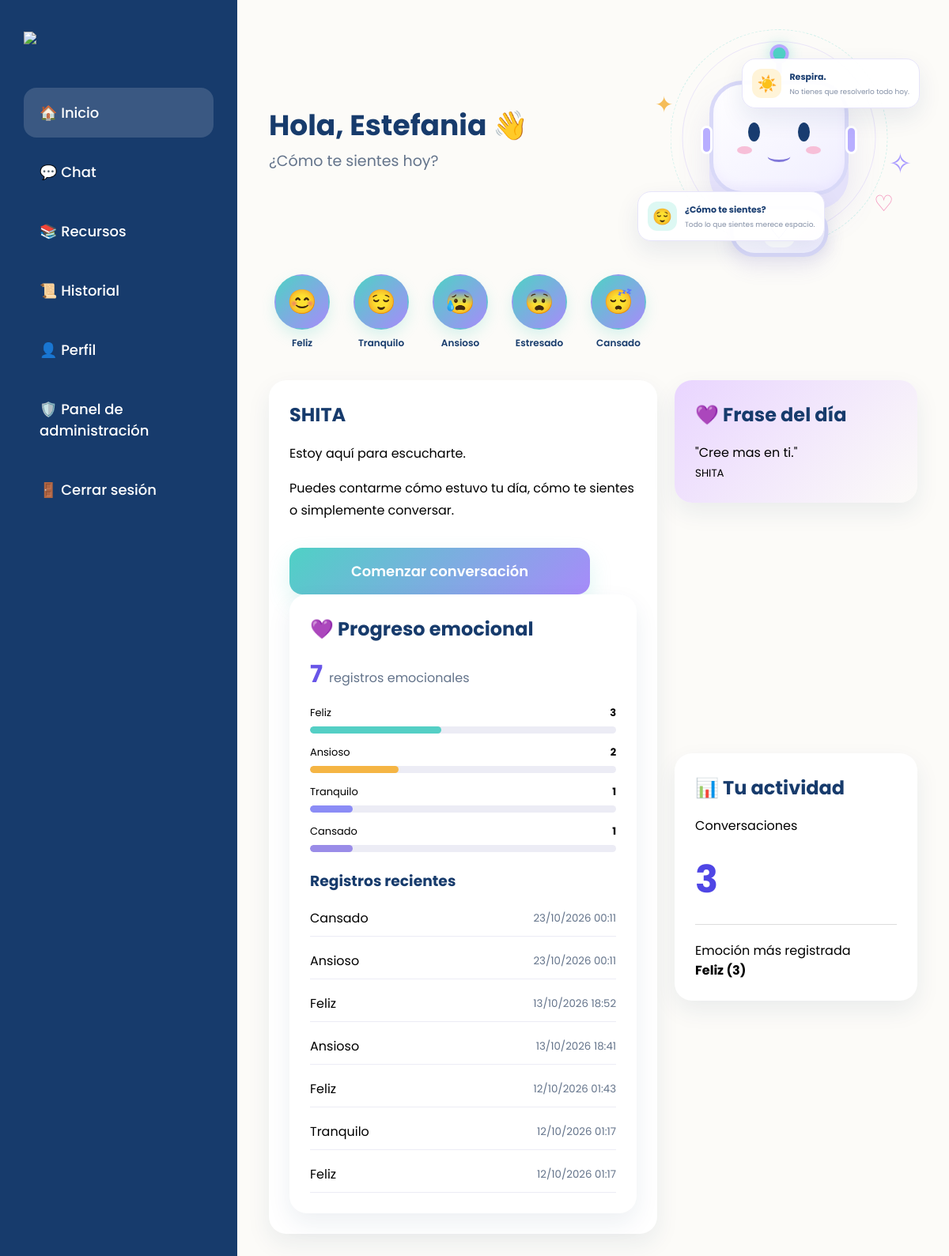
Screenshot of /?url=dashboard (signed in) with the database file from the repository.
### tables this page shows
CREATE TABLE `emociones` (
  `id_emocion` int(11) NOT NULL,
  `nombre` varchar(50) NOT NULL,
  `color` varchar(20) DEFAULT NULL
);

CREATE TABLE `registros_emocionales` (
  `id_registro` int(11) NOT NULL,
  `id_usuario` int(11) NOT NULL,
  `id_emocion` int(11) NOT NULL,
  `fecha_registro` timestamp NOT NULL DEFAULT current_timestamp()
);

### app/core/Controller.php (called while the page is built, shortened)
<?php
class Controller
{
    public function view($vista, $datos = [])
    {
        extract($datos);
        require_once "app/views/" . $vista . ".php";
    }
}

### app/controllers/DashboardController.php (called while the page is built, shortened)
<?php
require_once "app/core/Controller.php";
class DashboardController extends Controller
{
    public function index()
    {
        $idUsuario = (int) $_SESSION["id_usuario"];
        $configuracion = $this->model("Configuracion");
        $registro = $this->model("RegistroEmocional");
        $this->view("usuario/dashboard", [
            "pagina" => "dashboard",
            "fraseDelDia" =>
                $configuracion->obtener("frase_del_dia"),
            "autorFrase" =>
                $configuracion->obtener("autor_frase"),
            "catalogoEmociones" =>
                $registro->obtenerCatalogo(),
            "progresoEmocional" =>
                $registro->obtenerProgreso($idUsuario),
            "ultimasEmociones" =>
                $registro->obtenerUltimos($idUsuario),
            "totalRegistrosEmocionales" =>
                $registro->contarRegistros($idUsuario),
            "emocionFrecuente" =>
                $registro->obtenerEmocionFrecuente($idUsuario),
            "totalConversaciones" =>
                $registro->contarConversaciones($idUsuario)
        ]);
    }
}

### index.php (called while the page is built, shortened)
<?php
$router = new Router();
$router->cargar();

### app/models/RegistroEmocional.php (called while the page is built, shortened)
<?php
require_once "app/core/Model.php";
class RegistroEmocional extends Model
{
    public function obtenerCatalogo()
    {
        $sql = "SELECT id_emocion, nombre, color
                FROM emociones
                ORDER BY id_emocion ASC";
        return $this->db->query($sql)->fetchAll(PDO::FETCH_ASSOC);
    }
    public function obtenerProgreso($idUsuario)
    {
        $sql = "SELECT e.id_emocion, e.nombre, e.color,
                       COUNT(r.id_registro) AS cantidad
                FROM emociones e
                LEFT JOIN registros_emocionales r
                    ON r.id_emocion = e.id_emocion
                    AND r.id_usuario = :usuario
                GROUP BY e.id_emocion, e.nombre, e.color
                ORDER BY cantidad DESC, e.id_emocion ASC";
        $stmt = $this->db->prepare($sql);
        $stmt->execute(["usuario" => $idUsuario]);
        return $stmt->fetchAll(PDO::FETCH_ASSOC);
    }
    public function obtenerUltimos($idUsuario)
    {
        $sql = "SELECT e.nombre, e.color, r.fecha_registro
                FROM registros_emocionales r
                INNER JOIN emociones e
                    ON e.id_emocion = r.id_emocion
                WHERE r.id_usuario = :usuario
                ORDER BY r.fecha_registro DESC, r.id_registro DESC
                LIMIT 7";
        $stmt = $this->db->prepare($sql);
        $stmt->execute(["usuario" => $idUsuario]);
        return $stmt->fetchAll(PDO::FETCH_ASSOC);
    }
}

### app/core/Model.php (called while the page is built, shortened)
<?php
require_once "config/Database.php";
class Model
{
    public function __construct()
    {
        $database = new Database();
        $this->db = $database->conectar();
    }
}

### config/Database.php (called while the page is built)
<?php
class Database
{
    private $host = "localhost";
    private $dbname = "shita";
    private $username = "root";
    private $password = "";
    private $charset = "utf8mb4";
    public function conectar()
    {
        try {
            $dsn = "mysql:host={$this->host};dbname={$this->dbname};charset={$this->charset}";
            $conexion = new PDO(
                $dsn,
                $this->username,
                $this->password
            );
            $conexion->setAttribute(PDO::ATTR_ERRMODE, PDO::ERRMODE_EXCEPTION);
            return $conexion;
        } catch (PDOException $e) {
            die("Error de conexión: " . $e->getMessage());
        }
    }
}

### app/views/components/progresoEmocional.php (the view)
<div class="card-progreso">
    <h2>💜 Progreso emocional</h2>
    <?php if (empty($ultimasEmociones)): ?>
        <div class="sin-progreso">
            <div class="icono">📊</div>
            <h3>Aún no hay progreso emocional</h3>
            <p>
                Registra cómo te sientes para comenzar a ver
                tu evolución emocional.
            </p>
        </div>
    <?php else: ?>
        <div class="progreso-resumen">
            <strong>
                <?= (int) $totalRegistrosEmocionales ?>
            </strong>
            <span>registros emocionales</span>
        </div>
        <div class="progreso-frecuencias">
            <?php foreach ($progresoEmocional as $item): ?>
                <?php if ((int) $item["cantidad"] > 0): ?>
                    <div class="progreso-fila">
                        <div class="progreso-etiqueta">
                            <span>
                                <?= htmlspecialchars($item["nombre"], ENT_QUOTES, 'UTF-8') ?>
                            </span>
                            <strong>
                                <?= (int) $item["cantidad"] ?>
                            </strong>
                        </div>
                        <div class="progreso-barra">
                            <div
                                class="progreso-barra-valor"
                                style="width: <?= round(
                                    ((int) $item["cantidad"] / max(1, (int) $totalRegistrosEmocionales)) * 100
                                ) ?>%; background: <?= htmlspecialchars($item["color"] ?: "#8B8CF6", ENT_QUOTES, 'UTF-8') ?>;"
                            ></div>
                        </div>
                    </div>
                <?php endif; ?>
            <?php endforeach; ?>
        </div>
        <h3 class="progreso-subtitulo">Registros recientes</h3>
        <div class="progreso-recientes">
            <?php foreach ($ultimasEmociones as $item): ?>
                <div class="progreso-reciente">
                    <span>
                        <?= htmlspecialchars($item["nombre"], ENT_QUOTES, 'UTF-8') ?>
                    </span>
                    <small>
                        <?= date(
                            "d/m/Y H:i",
                            strtotime($item["fecha_registro"])
                        ) ?>
                    </small>
                </div>
            <?php endforeach; ?>
        </div>
    <?php endif; ?>
</div>

### app/views/usuario/dashboard.php (shortened to what this page needs)
<?php
require_once "app/views/layouts/header.php";
$nombreUsuario = $_SESSION["nombre"] ?? "amigo";
?>
<div class="dashboard">
    <?php require_once "app/views/components/sidebar.php"; ?>
    <main class="contenido">
        <section class="bienvenida">
            <div class="texto-bienvenida">
                <h1>
                    Hola, <?= htmlspecialchars($nombreUsuario, ENT_QUOTES, 'UTF-8') ?>
                    <span class="saludo-mano">👋</span>
                </h1>
                <p>¿Cómo te sientes hoy?</p>
            </div>
            <div class="robot-escena" aria-label="Robot amigable de SHITA" role="img">
                <div class="robot-aura"></div>
                <span class="robot-destello destello-uno">✦</span>
                <span class="robot-destello destello-dos">✧</span>
                <span class="robot-corazon">♡</span>
                <div class="robot-antena">
                    <span></span>
                </div>
                <div class="robot-cabeza">
                    <div class="robot-oreja oreja-izquierda"></div>
                    <div class="robot-oreja oreja-derecha"></div>
                    <div class="robot-ojos">
                        <span class="robot-ojo"></span>
                        <span class="robot-ojo"></span>
                    </div>
                    <div class="robot-mejillas">
                        <span></span>
                        <span></span>
                    </div>
                    <div class="robot-sonrisa"></div>
                </div>
                <div class="robot-cuerpo">
                    <div class="robot-emblema">♡</div>
                </div>
                <div class="robot-mensaje robot-mensaje-arriba">
                    <span class="mensaje-icono">☀️</span>
                    <div>
                        <strong>Respira.</strong>
                        <small>No tienes que resolverlo todo hoy.</small>
                    </div>
                </div>
                <div class="robot-mensaje robot-mensaje-abajo">
                    <span class="mensaje-icono mensaje-emocion">😌</span>
                    <div>
                        <strong>¿Cómo te sientes?</strong>
                        <small>Todo lo que sientes merece espacio.</small>
                    </div>
                </div>
            </div>
        </section>
        <div class="emociones">
            <?php
            $iconosEmociones = [
                "feliz" => "😊",
                "tranquilo" => "😌",
                "ansioso" => "😰",
                "estresado" => "😨",
                "cansado" => "😴"
            ];
            ?>
            <?php foreach ($catalogoEmociones as $emocion): ?>
                <?php
                $nombre = $emocion["nombre"];
                $clave = function_exists("mb_strtolower")
                    ? mb_strtolower($nombre, "UTF-8")
                    : strtolower($nombre);
                $icono = $iconosEmociones[$clave] ?? "💜";
                ?>
                <div class="emocion-form">
                    <form action="<?= URL ?>?url=emociones/registrar" method="POST">
                        <button
                            type="submit"
                            class="emocion-boton"
                            aria-label="<?= htmlspecialchars($nombre, ENT_QUOTES, 'UTF-8') ?>"
                        >
                            <span class="emocion-emoji"><?= $icono ?></span>
                        </button>
                    </form>
                    <span class="emocion-nombre">
                        <?= htmlspecialchars($nombre, ENT_QUOTES, 'UTF-8') ?>
                    </span>
                </div>
            <?php endforeach; ?>
        </div>
        <div class="grid-dashboard">
            <?php require_once "app/views/components/tarjetaBot.php"; ?>
            <?php require_once "app/views/components/tarjetaFrase.php"; ?>
            <?php require_once "app/views/components/tarjetaActividad.php"; ?>
        </div>
    </main>
</div>
<?php require_once "app/views/layouts/footer.php"; ?>

### public/css/style.css (style rules this page uses)
* { margin:0; padding:0; box-sizing:border-box; font-family:'Poppins',sans-serif; }
body { background:#F8FAFC; }
button { width:100%; padding:15px; border:none; border-radius:10px; background:linear-gradient(135deg,#4FD1C5,#A78BFA); color:white; font-size:16px; cursor:pointer; transition:.3s; box-shadow:0 10px 25px rgba(79,209,197,.25); }

### rows the page displays
emociones: nombre "😊", nombre "Feliz", cantidad "3"
emociones: nombre "😌", nombre "Tranquilo", cantidad "1"
emociones: nombre "😰", nombre "Ansioso", cantidad "2"
emociones: nombre "😨", nombre "Estresado"
emociones: nombre "😴", nombre "Cansado", cantidad "1"
registros_emocionales: id_emocion.nombre "Cansado", fecha_registro "23/10/2026 00:11"
registros_emocionales: id_emocion.nombre "Ansioso", fecha_registro "23/10/2026 00:11"
registros_emocionales: id_emocion.nombre "Feliz", fecha_registro "13/10/2026 18:52"
registros_emocionales: id_emocion.nombre "Ansioso", fecha_registro "13/10/2026 18:41"
registros_emocionales: id_emocion.nombre "Feliz", fecha_registro "12/10/2026 01:43"
registros_emocionales: id_emocion.nombre "Tranquilo", fecha_registro "12/10/2026 01:17"
registros_emocionales: id_emocion.nombre "Feliz", fecha_registro "12/10/2026 01:17"

### other values shown
$nombreUsuario "Estefania"
$totalRegistrosEmocionales "7"
$fraseDelDia "Cree mas en ti."
$autorFrase "SHITA"
$totalConversaciones "3"
$emocionFrecuente["nombre"] "Feliz"
$emocionFrecuente["cantidad"] "3"
